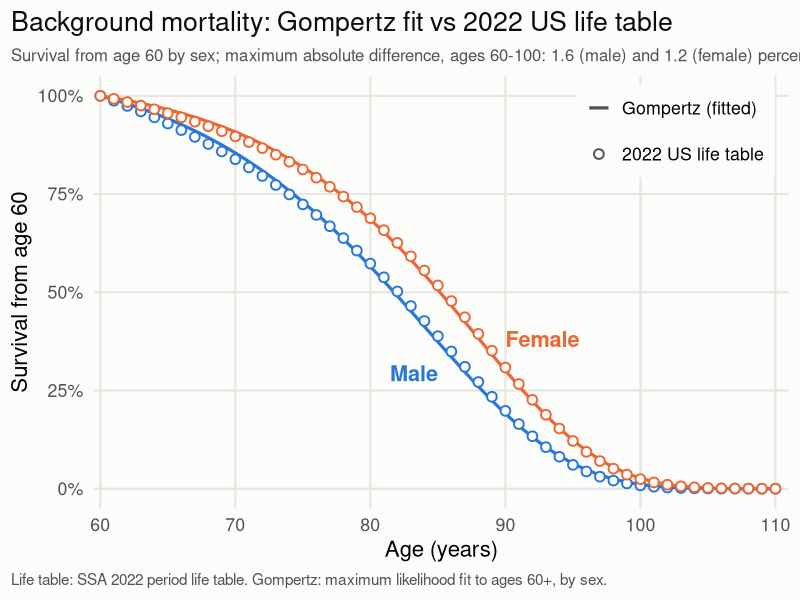
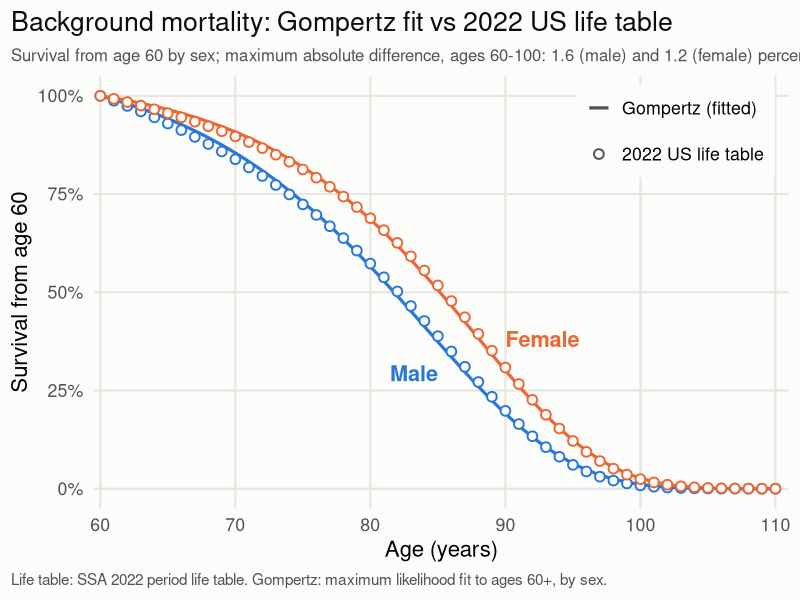

Source code (R) for these figures, in order:
# Poster figure: background survival from age 60, left-truncated Gompertz vs 2022 US Actuarial Life Table
# Standalone (no model run). Gompertz parameters are those in TRACE_microsim_V.1.5.R (params_gompertz),
# fitted by maximum likelihood to ages >= 60 in TRACE_mortality_fitting.R (section 5).

library(ggplot2)

dir_out <- "Poster_figures"
dir.create(dir_out, showWarnings = FALSE)

df_raw_lifetable <- read.csv("2022 Actuarial Life Table.csv")

params_gompertz <- list(
  male   = list(shape = 0.09656038924, rate = 2.842950706e-05),
  female = list(shape = 0.1072543865,  rate = 8.615557054e-06)
)
age_start <- 60
age_end   <- 110

# Gompertz survival from age a to age a + t (same formula as surv_gompertz() in TRACE_mortality_fitting.R)
surv_gompertz <- function(a, g, t) exp(-(g$rate / g$shape) * (exp(g$shape * (a + t)) - exp(g$shape * a)))

# Life table survival from age a to age a + t (log-linear interpolation between integer ages)
surv_lifetable <- function(a, qx, t) {
  l <- approx(df_raw_lifetable$Exact.age, log(cumprod(c(1, 1 - qx))[seq_along(qx)]), xout = c(a, a + t))$y
  exp(l[2] - l[1])
}

qx_sex <- list(male = df_raw_lifetable$Male.Death.probability, female = df_raw_lifetable$Female.Death.probability)
sex_labels <- c(male = "Male", female = "Female")

### Curves conditional on survival to age 60 ###
v_age_fine <- seq(age_start, age_end, by = 0.1)
v_age_int  <- age_start:age_end
df_gompertz <- do.call(rbind, lapply(names(params_gompertz), function(s)
  data.frame(sex = sex_labels[[s]], age = v_age_fine, surv = surv_gompertz(age_start, params_gompertz[[s]], v_age_fine - age_start))))
df_lt <- do.call(rbind, lapply(names(qx_sex), function(s) {
  lx <- cumprod(c(1, 1 - qx_sex[[s]]))[seq_along(qx_sex[[s]])] # survivors at the start of each integer age
  keep <- df_raw_lifetable$Exact.age %in% v_age_int
  data.frame(sex = sex_labels[[s]], age = df_raw_lifetable$Exact.age[keep], surv = lx[keep] / lx[df_raw_lifetable$Exact.age == age_start])
}))
df_gompertz$sex <- factor(df_gompertz$sex, levels = sex_labels)
df_lt$sex       <- factor(df_lt$sex, levels = sex_labels)

# Fit quality: maximum absolute difference in survival from age 60, ages 60-100
fit_err <- sapply(names(params_gompertz), function(s) {
  d <- df_lt[df_lt$sex == sex_labels[[s]] & df_lt$age <= 100, ]
  max(abs(d$surv - surv_gompertz(age_start, params_gompertz[[s]], d$age - age_start)))
})
cat("Max absolute difference in survival from age 60 (ages 60-100): male", round(fit_err["male"], 4),
    "| female", round(fit_err["female"], 4), "\n")

### Survival table for the poster text: 1-, 5-, 10-year survival from ages 70 / 78 / 85 ###
tab_surv <- do.call(rbind, lapply(names(params_gompertz), function(s) do.call(rbind, lapply(c(70, 78, 85), function(a)
  do.call(rbind, lapply(c(1, 5, 10), function(t)
    data.frame(sex = sex_labels[[s]], start_age = a, years = t,
               life_table = surv_lifetable(a, qx_sex[[s]], t),
               gompertz   = surv_gompertz(a, params_gompertz[[s]], t))))))))
tab_surv$difference <- tab_surv$gompertz - tab_surv$life_table
print(tab_surv, digits = 3, row.names = FALSE)
write.csv(tab_surv, file.path(dir_out, "Survival_Gompertz_vs_lifetable_table_V.1.5.csv"), row.names = FALSE)

# Check against TRACE_mortality_fitting.R section 5: 3.5-year survival
for (a in c(71, 77.5, 80)) {
  cat(sprintf("Age %.1f, 3.5-year survival | Male: LT %.3f Gompertz %.3f | Female: LT %.3f Gompertz %.3f\n", a,
              surv_lifetable(a, qx_sex$male, 3.5),   surv_gompertz(a, params_gompertz$male, 3.5),
              surv_lifetable(a, qx_sex$female, 3.5), surv_gompertz(a, params_gompertz$female, 3.5)))
}

### Figure ###
col_sex <- c("Male" = "#2a78d6", "Female" = "#eb6834")
# Direct labels: male below-left of its curve (age 85), female above-right of its curve (age 90)
df_lab <- data.frame(sex = factor(c("Male", "Female"), levels = sex_labels), age = c(85, 90),
                     surv = c(surv_gompertz(age_start, params_gompertz$male, 25) - 0.08,
                              surv_gompertz(age_start, params_gompertz$female, 30) + 0.08),
                     hjust = c(1, 0))

p_surv <- ggplot() +
  geom_line(data = df_gompertz, aes(x = age, y = surv, colour = sex, linetype = "Gompertz (fitted)"), linewidth = 1.1) +
  geom_point(data = df_lt, aes(x = age, y = surv, colour = sex, shape = "2022 US life table"), size = 2.6, stroke = 1, fill = "#fcfcfb") +
  geom_text(data = df_lab, aes(x = age, y = surv, label = sex, colour = sex, hjust = hjust), size = 5.5, fontface = "bold", show.legend = FALSE) +
  scale_colour_manual(values = col_sex, guide = "none") +
  scale_linetype_manual(values = c("Gompertz (fitted)" = "solid"), name = NULL) +
  scale_shape_manual(values = c("2022 US life table" = 21), name = NULL) +
  scale_x_continuous(breaks = seq(60, 110, 10), limits = c(age_start, age_end), expand = expansion(mult = c(0.01, 0.02))) +
  scale_y_continuous(labels = function(x) paste0(x * 100, "%"), limits = c(0, 1), breaks = seq(0, 1, 0.25)) +
  guides(linetype = guide_legend(order = 1, override.aes = list(colour = "#52514e")),
         shape    = guide_legend(order = 2, override.aes = list(colour = "#52514e"))) +
  labs(title = "Background mortality: Gompertz fit vs 2022 US life table",
       subtitle = sprintf("Survival from age 60 by sex; maximum absolute difference, ages 60-100: %.1f (male) and %.1f (female) percentage points",
                          fit_err["male"] * 100, fit_err["female"] * 100),
       caption = "Life table: SSA 2022 period life table. Gompertz: maximum likelihood fit to ages 60+, by sex.",
       x = "Age (years)", y = "Survival from age 60") +
  theme_minimal(base_size = 16) +
  theme(plot.title.position = "plot", plot.caption.position = "plot",
        plot.caption = element_text(colour = "#52514e", hjust = 0, size = 11),
        plot.subtitle = element_text(colour = "#52514e", size = 12),
        plot.title = element_text(colour = "#0b0b0b"),
        panel.grid.minor = element_blank(), panel.grid.major = element_line(colour = "#e6e5e0"),
        axis.text = element_text(colour = "#52514e"),
        legend.position = "inside", legend.position.inside = c(0.98, 0.98), legend.justification = c(1, 1), legend.spacing.y = unit(0, "pt"),
        legend.background = element_blank(), legend.box.background = element_rect(fill = "#fcfcfb", colour = NA),
        legend.key = element_blank(),
        plot.background = element_rect(fill = "#fcfcfb", colour = NA))

ggsave(file.path(dir_out, "Survival_Gompertz_vs_lifetable_V.1.5.png"), p_surv, width = 10, height = 6.5, dpi = 300)
ggsave(file.path(dir_out, "Survival_Gompertz_vs_lifetable_V.1.5.pdf"), p_surv, width = 10, height = 6.5, device = pdf) # base PDF device (vector); Cairo needs XQuartz
cat("\nSaved:", file.path(dir_out, c("Survival_Gompertz_vs_lifetable_V.1.5.png", "Survival_Gompertz_vs_lifetable_V.1.5.pdf",
                                    "Survival_Gompertz_vs_lifetable_table_V.1.5.csv")), sep = "\n  ")
